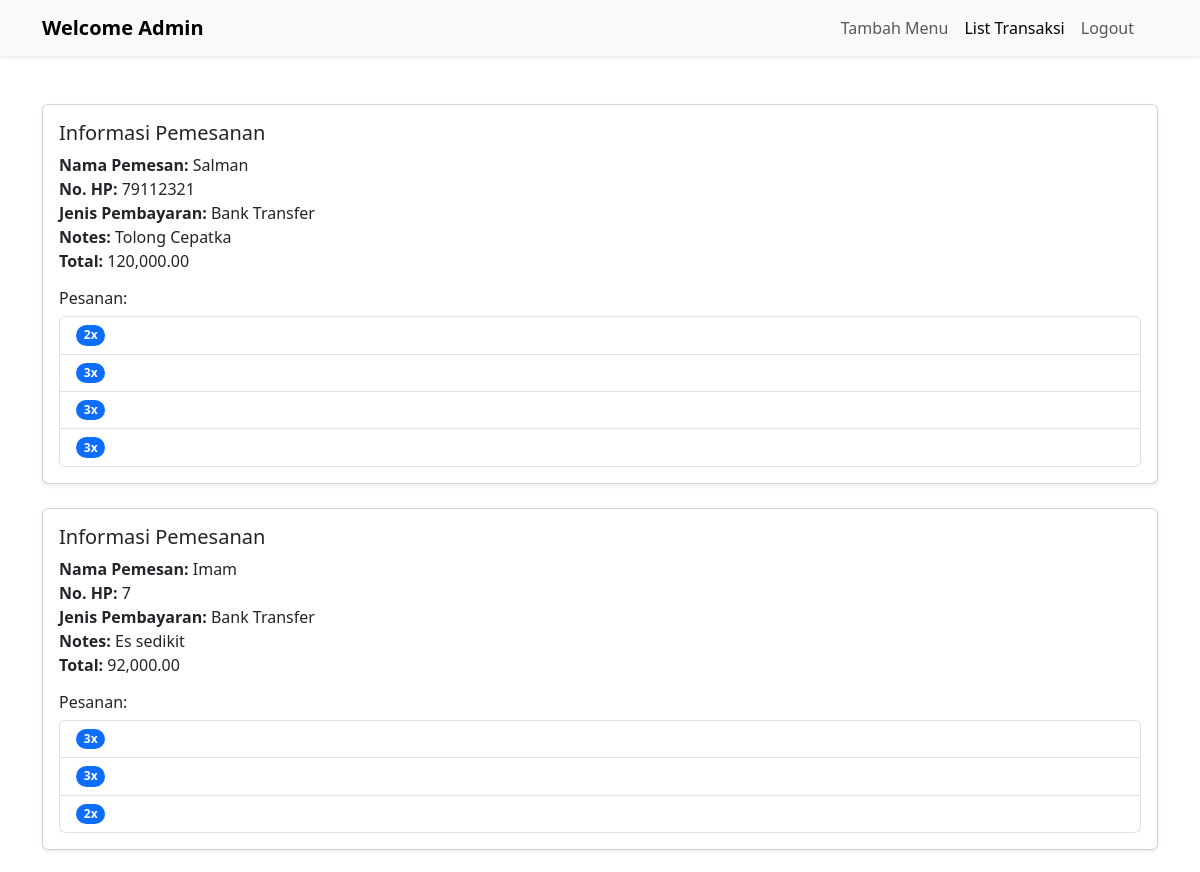
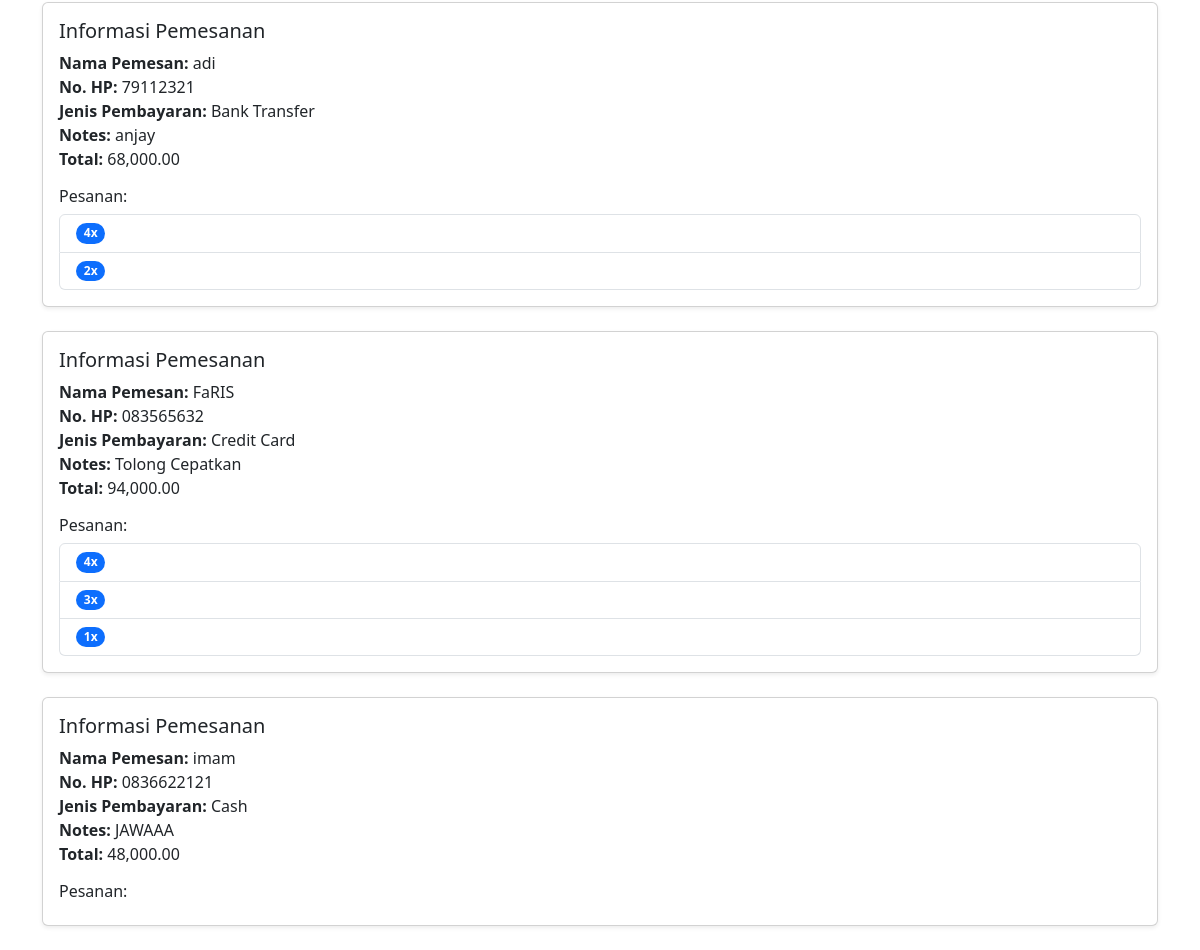
Screenshot of /admin/list_transaksi.php (signed in) with the database file from the repository (2 pictures, top to bottom).
### tables this page shows
CREATE TABLE `orders` (
  `id_order` int(11) NOT NULL,
  `total_amount` int(20) NOT NULL,
  `order_date` timestamp NOT NULL DEFAULT current_timestamp(),
  `nama_pemesan` varchar(100) NOT NULL,
  `no_hp` varchar(100) NOT NULL,
  `notes` text NOT NULL,
  `jenis_pembayaran` varchar(100) NOT NULL
);

CREATE TABLE `order_detail` (
  `id` int(11) NOT NULL,
  `id_order` int(11) DEFAULT NULL,
  `id_menu` int(11) DEFAULT NULL,
  `quantity` int(11) NOT NULL,
  `price` int(11) NOT NULL,
  `subtotal` int(11) NOT NULL
);

### admin/list_transaksi.php (the view, shortened to what this page needs)
<?php
include '../koneksi.php';
$query = "SELECT * FROM orders ORDER BY order_date DESC";
$data = mysqli_query($conn, $query);
?>
<!doctype html>
<html lang="en">
  <head>
    <link href="https://cdn.jsdelivr.net/npm/bootstrap@5.3.3/dist/css/bootstrap.min.css" rel="stylesheet">
  </head>
  <body>
  <nav class="navbar navbar-expand-lg navbar-light bg-body-tertiary shadow-sm mb-4">
        <div class="container">
            <a class="navbar-brand fw-bold" href="index.php">Welcome Admin</a>
            <div class="offcanvas offcanvas-end" tabindex="-1" id="offcanvasNavbar" aria-labelledby="offcanvasNavbarLabel">
                <div class="offcanvas-body">
                    <ul class="navbar-nav justify-content-end flex-grow-1 pe-3">
                        <li class="nav-item">
                            <a class="nav-link" aria-current="page" href="tambah_menu.php">Tambah Menu</a>
                        </li>
                        <li class="nav-item">
                            <a class="nav-link active" href="list_transaksi.php">List Transaksi</a>
                        </li>
                        <li class="nav-item">
                            <a class="nav-link color" href="logout.php">Logout</a>
                        </li>
                    </ul>
                </div>
            </div>
        </div>
    </nav>
    <div class="container mt-5">
    <?php while ($order = mysqli_fetch_array($data)) {
        $id = $order['id_order'];
        $query = "SELECT * FROM order_detail WHERE id_order = $id";
        $p = mysqli_query($conn, $query);
    ?>
    <div class="card mb-4 shadow-sm">
        <div class="card-body">
            <h5 class="card-title">Informasi Pemesanan</h5>
            <ul class="list-unstyled mb-3">
                <li><strong>Nama Pemesan:</strong> <?= ($order['nama_pemesan']) ?></li>
                <li><strong>No. HP:</strong> <?= ($order['no_hp']) ?></li>
                <li><strong>Jenis Pembayaran:</strong> <?= ($order['jenis_pembayaran']) ?></li>
                <li><strong>Notes:</strong> <?= ($order['notes']) ?></li>
                <li><strong>Total:</strong> <?= number_format($order['total_amount'], 2) ?></li>
            </ul>
            <h6>Pesanan:</h6>
            <ul class="list-group">
                <?php while ($detail = mysqli_fetch_array($p)) { ?>
                <li class="list-group-item d-flex justify-content-between align-items-center">
                    <span class="badge bg-primary rounded-pill"><?= ($detail['quantity']) ?>x</span>
                </li>
                <?php } ?>
            </ul>
        </div>
    </div>
    <?php } ?>
</div>
  </body>
</html>

### rows the page displays
orders: nama_pemesan "Salman", no_hp "79112321", jenis_pembayaran "Bank Transfer", notes "Tolong Cepatka", total_amount "120,000.00"
order_detail: quantity "2"
order_detail: quantity "3"
order_detail: quantity "3"
order_detail: quantity "3"
orders: nama_pemesan "Imam", no_hp "7", jenis_pembayaran "Bank Transfer", notes "Es sedikit", total_amount "92,000.00"
order_detail: quantity "3"
order_detail: quantity "3"
order_detail: quantity "2"
orders: nama_pemesan "adi", no_hp "79112321", jenis_pembayaran "Bank Transfer", notes "anjay", total_amount "68,000.00"
order_detail: quantity "4"
order_detail: quantity "2"
orders: nama_pemesan "FaRIS", no_hp "083565632", jenis_pembayaran "Credit Card", notes "Tolong Cepatkan", total_amount "94,000.00"
order_detail: quantity "4"
order_detail: quantity "3"
order_detail: quantity "1"
orders: nama_pemesan "imam", no_hp "0836622121", jenis_pembayaran "Cash", notes "JAWAAA", total_amount "48,000.00"
